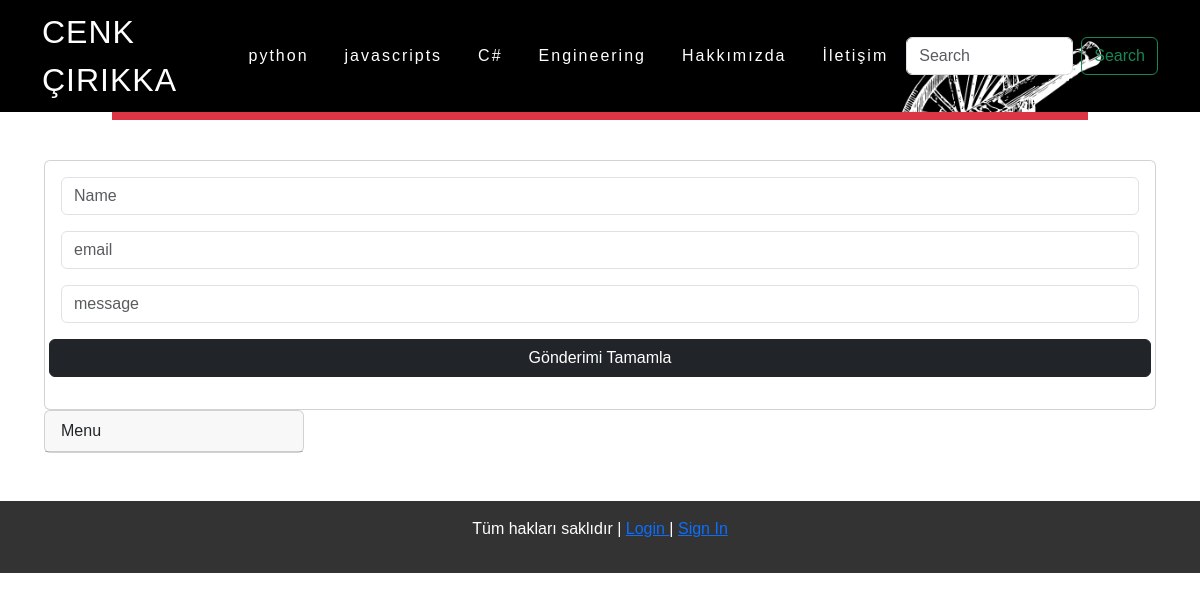
The app's page /contact with its own data.
### blog/models/category.py (models this page shows, shortened)
class categoryModel(models.Model):
    categoryName = models.CharField(max_length=30, blank=False, null=False)
    slug = AutoSlugField(populate_from= 'categoryName', unique=True)
    class Meta:
        db_table = 'category'
        verbose_name = 'Category'
        verbose_name_plural = 'Categories'

### blog/views/contact.py (the view, shortened to what this page needs)
# urls.py: path('contact' , contactFormView.as_view(), name='contact'),
class contactFormView(FormView):
    template_name = 'pages/contact.html'
    form_class = contactForm
    success_url = 'send-email'

### blog/forms/contact.py (shortened to what this page needs)
class contactForm(forms.ModelForm):
    class Meta:
        model = contactModel
        fields = ('name_lastname', 'email','message')
        widgets = {
            'name_lastname':forms.TextInput(attrs={'placeholder': 'Name',}),
            'email':forms.TextInput(attrs={'placeholder': 'email'}),
            'message':forms.TextInput(attrs={'placeholder': 'message'}),
        }
    def __init__(self, *args, **kwargs):
        super(contactForm, self).__init__(*args, **kwargs)
        self.helper = FormHelper()
        self.helper.form_show_labels = False

### blog/templatetags/categoryList.py (called while the page is built)
@register.simple_tag
def categoryList():
    categories = categoryModel.objects.all()
    return categories

### blog/templates/pages/contact.html (shortened to what this page needs)
{% extends 'base.html' %} {% load crispy_forms_tags %}
{% block title %} Contact {% endblock %} {% block content %}
<div class=" justify-content-center" >
<form class=" justify-content-center" method="post" >
  <div class="card">
    <div class="card-body">
      <div class="form-group row">
        {% crispy form %}
        <button type="submit" class="btn btn-dark mb-3">
          Gönderimi Tamamla
        </button>
      </div>
    </div>
  </div>
</form>
</div>
{% endblock %}

### templates/components/navbar.html (shortened to what this page needs)
{% load categoryList %}
{%load static%}
{% categoryList as categories %}
<div class="container">
<div class="row">
<nav class="navbar navbar-expand-lg bg-dark fixed-top bg-image" style="background-image: url('static/img/background2.png');  background-size: cover;" >
  <div class="container">
    <a class="logo" href="{% url 'home' %}">CENK ÇIRIKKA</a>
    <div class="collapse navbar-collapse justify-content-center " id="navbarNav">
      <ul class="navbar-nav">
        {% for category in categories %}
        <li class="nav-item">
          <a class="nav-link active text-white" aria-current="page" href="{% url 'category' categorySlug=category.slug %}">{{category.categoryName}}</a>
        </li>
        {% endfor %}
        <li class="nav-item">
          <a class="nav-link active text-white" aria-current="page" href="{% url 'about' %}">Hakkımızda</a>
        </li>
        <li class="nav-item">
          <a class="nav-link active text-white" aria-current="page" href="{% url 'contact' %}">İletişim</a>
        </li>
      </ul>
    </div>
    <form action="{% url 'home' %}" class="d-flex" role="search" style="z-index: 500;">
      <input
        name="query"
        class="form-control me-2"
        type="search"
        placeholder="Search"
        aria-label="Search"
      />
      <button class="btn btn-outline-success" type="submit">Search</button>
    </form>
  </div>
</nav>
</div>
<div class="row mt-4 ">
  <div class="container-fluid">
    <div class="col">
      <nav class="navbar navbar-expand-lg bg-danger">
        <ul class="navbar-nav">
          {% for category in categories %}
          <li class="nav-item">
            <a class="nav-link active text-white" aria-current="page" href="{% url 'category' categorySlug=category.slug %}">{{category.categoryName}}</a>
          </li>
          {% endfor %}
          <li class="nav-item">
            <a class="nav-link active text-white" aria-current="page" href="{% url 'about' %}">Hakkımızda</a>
          </li>
          <li class="nav-item">
            <a class="nav-link active text-white" aria-current="page" href="{% url 'contact' %}">İletişim</a>
          </li>
        </ul>
      </nav>
    </div>
  </div>
</div>
</div>

### static/css/custom.css (style rules this page uses)
* { margin: 0; padding: 0; box-sizing: border-box; font-family: 'Poppins', sans-serif; }
header .logo { position: relative; font-weight: 300; color: #fff; text-decoration: none; font-size: 2em; text-transform: uppercase; letter-spacing: 1px; transition: 0.6s; }
header ul { position: relative; display: flex; justify-content: center; justify-content: center; align-items: center; }
header ul li { position:relative; list-style: none; }
header ul li a { position: relative; margin: 0 10px; text-decoration: none; color: #fff; letter-spacing: 2px; font-weight: 500px; transition: 0.6s; }
body { background-color:#fff min-height 200vh; }

### records on screen
categoryModel: categoryName "python"
categoryModel: categoryName "javascripts"
categoryModel: categoryName "C#"
categoryModel: categoryName "Engineering"
